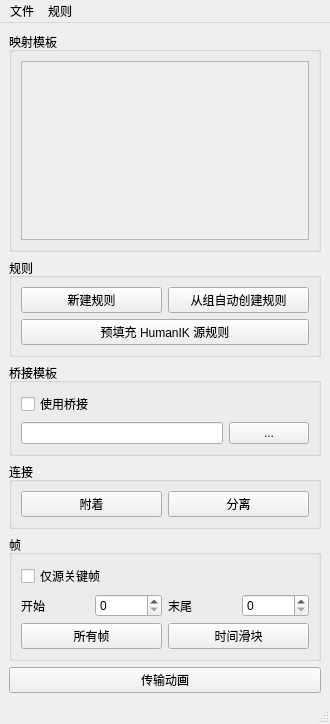
<?xml version="1.0" encoding="UTF-8"?>
<ui version="4.0">
 <class>MainWindow</class>
 <widget class="QMainWindow" name="MainWindow">
  <property name="geometry">
   <rect>
    <x>0</x>
    <y>0</y>
    <width>330</width>
    <height>724</height>
   </rect>
  </property>
  <property name="windowTitle">
   <string>主窗口</string>
  </property>
  <widget class="QWidget" name="centralwidget">
   <layout class="QGridLayout" name="gridLayout_6">
    <item row="0" column="0">
     <layout class="QVBoxLayout" name="verticalLayout">
      <item>
       <widget class="QGroupBox" name="groupBox_2">
        <property name="title">
         <string>映射模板</string>
        </property>
        <layout class="QGridLayout" name="gridLayout">
         <item row="0" column="1">
          <widget class="QScrollArea" name="rules_scrollArea">
           <property name="widgetResizable">
            <bool>true</bool>
           </property>
           <widget class="QWidget" name="scrollAreaWidgetContents">
            <property name="geometry">
             <rect>
              <x>0</x>
              <y>0</y>
              <width>288</width>
              <height>247</height>
             </rect>
            </property>
           </widget>
          </widget>
         </item>
        </layout>
       </widget>
      </item>
      <item>
       <widget class="QGroupBox" name="groupBox">
        <property name="title">
         <string>规则</string>
        </property>
        <layout class="QGridLayout" name="gridLayout_2">
         <item row="0" column="0">
          <layout class="QHBoxLayout" name="horizontalLayout">
           <item>
            <widget class="QPushButton" name="newRule_pushButton">
             <property name="text">
              <string>新建规则</string>
             </property>
            </widget>
           </item>
           <item>
            <widget class="QPushButton" name="autoRulesFromGroup_pushButton">
             <property name="text">
              <string>从组自动创建规则</string>
             </property>
            </widget>
           </item>
          </layout>
         </item>
         <item row="1" column="0">
          <widget class="QPushButton" name="prepopulateHumanIKRules_pushButton">
           <property name="text">
            <string>预填充 HumanIK 源规则</string>
           </property>
          </widget>
         </item>
        </layout>
       </widget>
      </item>
      <item>
       <widget class="QGroupBox" name="groupBox_5">
        <property name="title">
         <string>桥接模板</string>
        </property>
        <layout class="QGridLayout" name="gridLayout_5">
         <item row="1" column="0">
          <layout class="QHBoxLayout" name="horizontalLayout_5">
           <item>
            <widget class="QLineEdit" name="source_lineEdit_2"/>
           </item>
           <item>
            <widget class="QPushButton" name="pushButton_10">
             <property name="text">
              <string>...</string>
             </property>
            </widget>
           </item>
          </layout>
         </item>
         <item row="0" column="0">
          <widget class="QCheckBox" name="checkBox_2">
           <property name="text">
            <string>使用桥接</string>
           </property>
          </widget>
         </item>
        </layout>
       </widget>
      </item>
      <item>
       <widget class="QGroupBox" name="groupBox_3">
        <property name="title">
         <string>连接</string>
        </property>
        <layout class="QGridLayout" name="gridLayout_3">
         <item row="0" column="0">
          <layout class="QHBoxLayout" name="horizontalLayout_2">
           <item>
            <widget class="QPushButton" name="attach_pushButton">
             <property name="text">
              <string>附着</string>
             </property>
            </widget>
           </item>
           <item>
            <widget class="QPushButton" name="dettach_pushButton">
             <property name="text">
              <string>分离</string>
             </property>
            </widget>
           </item>
          </layout>
         </item>
        </layout>
       </widget>
      </item>
      <item>
       <widget class="QGroupBox" name="groupBox_6">
        <property name="title">
         <string>帧</string>
        </property>
        <layout class="QGridLayout" name="gridLayout_4">
         <item row="0" column="0">
          <widget class="QCheckBox" name="checkBox">
           <property name="text">
            <string>仅源关键帧</string>
           </property>
          </widget>
         </item>
         <item row="1" column="0">
          <layout class="QHBoxLayout" name="horizontalLayout_4">
           <item>
            <widget class="QLabel" name="label">
             <property name="text">
              <string>开始</string>
             </property>
            </widget>
           </item>
           <item>
            <widget class="QSpinBox" name="spinBox"/>
           </item>
           <item>
            <widget class="QLabel" name="label_2">
             <property name="text">
              <string>末尾</string>
             </property>
            </widget>
           </item>
           <item>
            <widget class="QSpinBox" name="spinBox_2"/>
           </item>
          </layout>
         </item>
         <item row="2" column="0">
          <layout class="QHBoxLayout" name="horizontalLayout_3">
           <item>
            <widget class="QPushButton" name="attach_pushButton_2">
             <property name="text">
              <string>所有帧</string>
             </property>
            </widget>
           </item>
           <item>
            <widget class="QPushButton" name="dettach_pushButton_2">
             <property name="text">
              <string>时间滑块</string>
             </property>
            </widget>
           </item>
          </layout>
         </item>
        </layout>
       </widget>
      </item>
      <item>
       <widget class="QPushButton" name="pushButton_5">
        <property name="sizePolicy">
         <sizepolicy hsizetype="Minimum" vsizetype="Maximum">
          <horstretch>0</horstretch>
          <verstretch>20</verstretch>
         </sizepolicy>
        </property>
        <property name="minimumSize">
         <size>
          <width>0</width>
          <height>20</height>
         </size>
        </property>
        <property name="baseSize">
         <size>
          <width>0</width>
          <height>20</height>
         </size>
        </property>
        <property name="text">
         <string>传输动画</string>
        </property>
       </widget>
      </item>
     </layout>
    </item>
   </layout>
  </widget>
  <widget class="QMenuBar" name="menubar">
   <property name="geometry">
    <rect>
     <x>0</x>
     <y>0</y>
     <width>330</width>
     <height>21</height>
    </rect>
   </property>
   <widget class="QMenu" name="menuFile">
    <property name="title">
     <string>文件</string>
    </property>
    <addaction name="actionExport_Mapping_Template"/>
    <addaction name="separator"/>
    <addaction name="actionImport_Mapping_Template"/>
   </widget>
   <widget class="QMenu" name="menuRules">
    <property name="title">
     <string>规则</string>
    </property>
    <addaction name="actionNew_Rule"/>
    <addaction name="actionAuto_Rules_From_Group"/>
    <addaction name="separator"/>
    <addaction name="actionClear_Incomplete_Rules"/>
   </widget>
   <addaction name="menuFile"/>
   <addaction name="menuRules"/>
  </widget>
  <widget class="QStatusBar" name="statusbar"/>
  <action name="actionExport_Mapping_Template">
   <property name="text">
    <string>导出映射模板</string>
   </property>
  </action>
  <action name="actionImport_Mapping_Template">
   <property name="text">
    <string>导入映射模板</string>
   </property>
  </action>
  <action name="actionNew_Rule">
   <property name="text">
    <string>新建规则</string>
   </property>
  </action>
  <action name="actionAuto_Rules_From_Group">
   <property name="text">
    <string>从组自动创建规则</string>
   </property>
  </action>
  <action name="actionClear_Incomplete_Rules">
   <property name="text">
    <string>清除不完整规则</string>
   </property>
  </action>
 </widget>
 <resources/>
 <connections/>
</ui>
